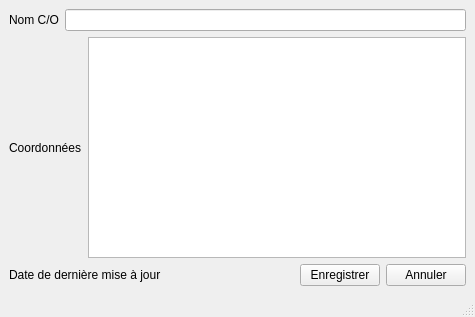
<?xml version="1.0" encoding="UTF-8"?>
<ui version="4.0">
 <class>MainWindow</class>
 <widget class="QMainWindow" name="MainWindow">
  <property name="geometry">
   <rect>
    <x>0</x>
    <y>0</y>
    <width>475</width>
    <height>317</height>
   </rect>
  </property>
  <property name="windowTitle">
   <string>Créer / Mettre à jour un C/O</string>
  </property>
  <widget class="QWidget" name="centralwidget">
   <layout class="QGridLayout" name="gridLayout_2">
    <item row="0" column="0">
     <layout class="QGridLayout" name="gridLayout">
      <property name="sizeConstraint">
       <enum>QLayout::SetFixedSize</enum>
      </property>
      <property name="leftMargin">
       <number>0</number>
      </property>
      <item row="0" column="0">
       <layout class="QHBoxLayout" name="horizontalLayout">
        <property name="sizeConstraint">
         <enum>QLayout::SetDefaultConstraint</enum>
        </property>
        <item>
         <widget class="QLabel" name="lbl_nomco">
          <property name="sizePolicy">
           <sizepolicy hsizetype="Maximum" vsizetype="Preferred">
            <horstretch>0</horstretch>
            <verstretch>0</verstretch>
           </sizepolicy>
          </property>
          <property name="text">
           <string>Nom C/O</string>
          </property>
         </widget>
        </item>
        <item>
         <widget class="QLineEdit" name="le_com_co">
          <property name="sizePolicy">
           <sizepolicy hsizetype="Expanding" vsizetype="Fixed">
            <horstretch>0</horstretch>
            <verstretch>0</verstretch>
           </sizepolicy>
          </property>
         </widget>
        </item>
       </layout>
      </item>
      <item row="1" column="0">
       <layout class="QHBoxLayout" name="horizontalLayout_2">
        <property name="sizeConstraint">
         <enum>QLayout::SetMinAndMaxSize</enum>
        </property>
        <item>
         <widget class="QLabel" name="lbl_coordonnees">
          <property name="text">
           <string>Coordonnées</string>
          </property>
         </widget>
        </item>
        <item>
         <widget class="QTextEdit" name="te_coordonnees"/>
        </item>
       </layout>
      </item>
      <item row="2" column="0">
       <layout class="QHBoxLayout" name="horizontalLayout_3">
        <item>
         <widget class="QLabel" name="lbl_last_update">
          <property name="text">
           <string>Date de dernière mise à jour</string>
          </property>
         </widget>
        </item>
        <item>
         <widget class="QPushButton" name="pushButton_2">
          <property name="sizePolicy">
           <sizepolicy hsizetype="Fixed" vsizetype="Fixed">
            <horstretch>0</horstretch>
            <verstretch>0</verstretch>
           </sizepolicy>
          </property>
          <property name="text">
           <string>Enregistrer</string>
          </property>
         </widget>
        </item>
        <item>
         <widget class="QPushButton" name="pushButton">
          <property name="sizePolicy">
           <sizepolicy hsizetype="Fixed" vsizetype="Fixed">
            <horstretch>0</horstretch>
            <verstretch>0</verstretch>
           </sizepolicy>
          </property>
          <property name="text">
           <string>Annuler</string>
          </property>
         </widget>
        </item>
       </layout>
      </item>
     </layout>
    </item>
   </layout>
  </widget>
  <widget class="QMenuBar" name="menubar">
   <property name="geometry">
    <rect>
     <x>0</x>
     <y>0</y>
     <width>475</width>
     <height>22</height>
    </rect>
   </property>
  </widget>
  <widget class="QStatusBar" name="statusbar"/>
 </widget>
 <resources/>
 <connections/>
</ui>
